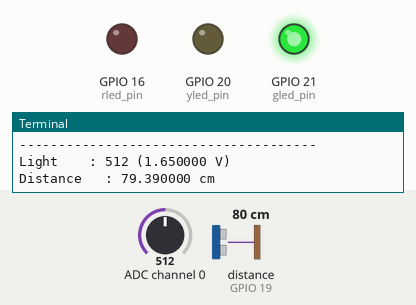
A program run on a simulated Raspberry Pi (BCM pin numbers). Shown: output pins drawn as LEDs (lit = HIGH), the last lines printed to the terminal. The test bench sets the inputs (shaded band); at power-on: distance to the obstacle (sensor on GPIO 19) 80 cm, ADC channel 0 = 512 (analog values on the 0–1023 scale). The echo pulse lasts 58.3 µs per cm; the clock reads 2024-03-15 10:24:30 at power-on unless the program sets it; pins used as bus, display or sensor lines are not drawn.

Above: at 1.2 s.
1.3 s: distance to the obstacle (sensor on GPIO 19) set to 34 cm
3.7 s: distance to the obstacle (sensor on GPIO 19) set to 29 cm
At 4.9 s:
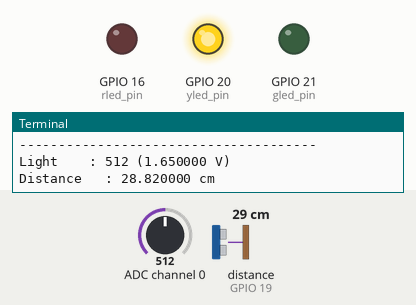
5.8 s: ADC channel 0 set to 74
8.2 s: ADC channel 0 set to 66
At 11.1 s:
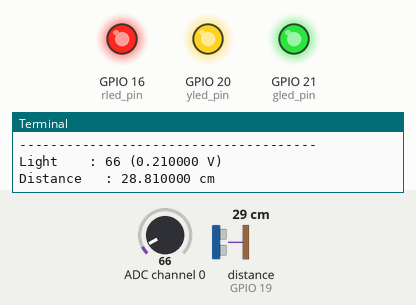
11.5 s: ADC channel 0 set to 306
At 13.7 s:
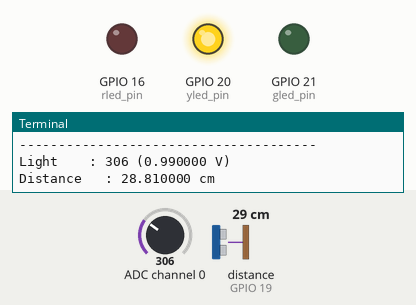
14.5 s: distance to the obstacle (sensor on GPIO 19) set to 2 cm
At 14.9 s:
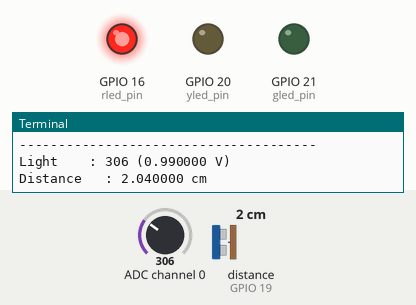
Timing chart, 0 to 17.5 s (numbered marks = the images above; inputs shaded):
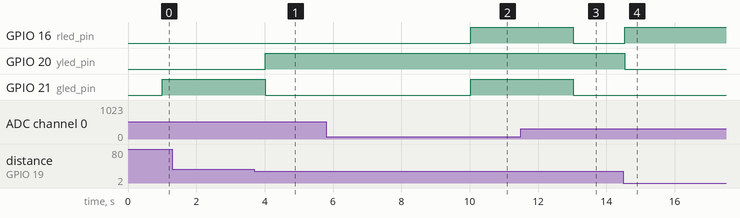

The program:

Gpioprogram.py
```python
import RPi.GPIO as gpio
import spidev
import time

spi = spidev.SpiDev()
spi.open(0,0)
spi.max_speed_hz = 61000

trig_pin = 13
echo_pin = 19
yled_pin = 20
rled_pin = 16
gled_pin = 21

gpio.setmode(gpio.BCM)
gpio.setup(trig_pin, gpio.OUT)
gpio.setup(echo_pin, gpio.IN)
gpio.setup(yled_pin, gpio.OUT)
gpio.setup(rled_pin, gpio.OUT)
gpio.setup(gled_pin, gpio.OUT)


light_channel = 0

def readChannel(channel):
	adc =  spi.xfer2([1, (8 + channel) << 4, 0])
	adc_out = (( adc[1] & 3 ) << 8 ) + adc[2]
	return adc_out

def convert2volt(data, places):
	volts = (data * 3.3) / float(1023)
	volts = round(volts, places)
	return volts;

try:
	while True:
		light_level = readChannel(light_channel)
		light_volts = convert2volt(light_level, 2)

		gpio.output(trig_pin, False)
		time.sleep(1)

		gpio.output(trig_pin, True)
		time.sleep(0.00001)
		gpio.output(trig_pin, False)

		while gpio.input(echo_pin) == 0:
			pulse_start = time.time()

		while gpio.input(echo_pin) == 1:
			pulse_end = time.time()

		pulse_duration = pulse_end - pulse_start
		distance = pulse_duration * 17000
		distance = round(distance, 2)


		if light_level < 70 :
			gpio.output(gled_pin, True)
			gpio.output(rled_pin, True)
			gpio.output(yled_pin, True)

		elif distance >= 30.0 :
			gpio.output(gled_pin, True)
			gpio.output(rled_pin, False)
			gpio.output(yled_pin, False)

		elif distance > 10.0 :
			gpio.output(gled_pin, False)
			gpio.output(rled_pin, False)
			gpio.output(yled_pin, True)
		else :
			gpio.output(gled_pin, False)
			gpio.output(rled_pin, True)
			gpio.output(yled_pin, False)


		print("--------------------------------------")
		print("Light		: %d (%f V)" %(light_level, light_volts))
		print("Distance 	: %f cm" %distance)

		time.sleep(0.5)

except KeyboardInterrupt:
	print("finished")
	spi.close()
	gpio.cleanup()
```

Measured:
- the behaviour switches between 31 and 30 cm on distance to the obstacle (sensor on GPIO 19) (found by bisection; images 0 and 1)
- the behaviour switches between 70 and 69 on ADC channel 0 (found by bisection; images 1 and 2)
- after the input at 3.7 s, GPIO 20 (yled_pin): LOW → HIGH after 0.31 s; GPIO 21 (gled_pin): HIGH → LOW after 0.31 s
- after the input at 8.2 s, GPIO 16 (rled_pin), GPIO 21 (gled_pin): LOW → HIGH after 1.8 s
- after the input at 11.5 s, GPIO 16 (rled_pin), GPIO 21 (gled_pin): HIGH → LOW after 1.5 s
- after the input at 14.5 s, GPIO 16 (rled_pin): LOW → HIGH at once; GPIO 20 (yled_pin): HIGH → LOW at once
